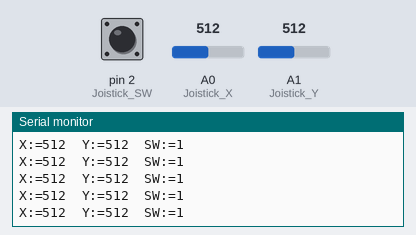
The sketch below on a simulated Arduino Uno, built with avr-gcc and run on an emulated ATmega328P. Parts: the last lines printed to the serial monitor. Inputs (shaded band) come from the test bench; at power-on: A0 (Joistick_X) = 512, A1 (Joistick_Y) = 512, pin 2 (Joistick_SW) HIGH.

Above: at 1.2 s.
1.3 s: A0 (Joistick_X) set to 716
At 1.31 s:
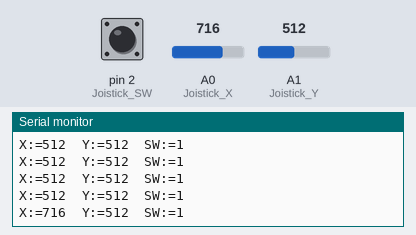
2.8 s: A1 (Joistick_Y) set to 716
At 2.83 s:
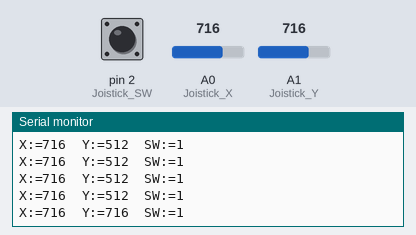
4.3 s: pin 2 (Joistick_SW) pulled LOW for 0.15 s
At 4.34 s:
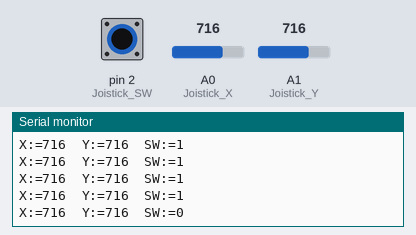
5.9 s: A0 (Joistick_X) set to 1023
At 5.95 s:
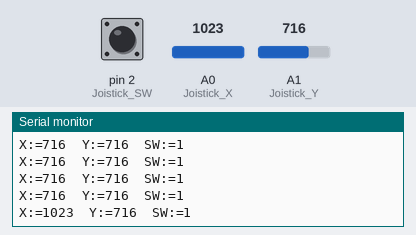
8.9 s: pin 2 (Joistick_SW) pulled LOW for 1 s
At 8.97 s:
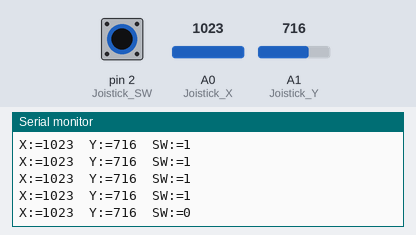
11.4 s: A1 (Joistick_Y) set to 900
At 11.49 s:
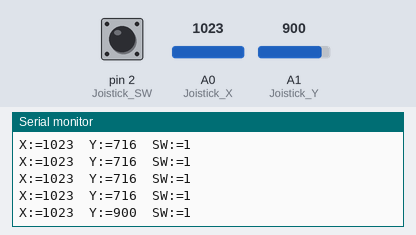
Timing chart, 0 to 13.9 s (numbered marks = the images above; inputs shaded):
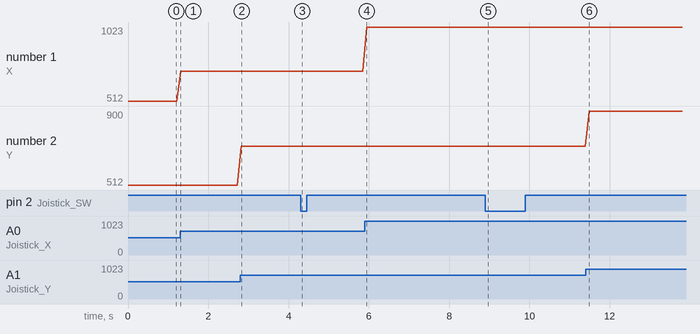

Measured:
- after the input at 1.3 s, the serial monitor: prints a new line at once (image 1)
- after the input at 2.8 s, the serial monitor: prints a new line at once (image 2)
- after the input at 4.3 s, the serial monitor: prints a new line at once (image 3)
- after the input at 5.9 s, the serial monitor: prints a new line at once (image 4)
- after the input at 8.9 s, the serial monitor: prints a new line after 0.07 s (image 5)
- after the input at 11.4 s, the serial monitor: prints a new line after 0.09 s (image 6)
- plotted number 1: 512 → 716 after the input at 1.3 s, 716 → 1023 after the input at 5.9 s
- plotted number 2: 716 → 900 after the input at 11.4 s

The sketch:

joystick.ino
```cpp
#define Joistick_SW 2
#define Joistick_X A0
#define Joistick_Y A1

void setup() {
 pinMode(Joistick_SW, INPUT_PULLUP);
 Serial.begin(9600);
}

void loop() {
  int x=analogRead(Joistick_X);
  int y=analogRead(Joistick_Y);
  int z=digitalRead(Joistick_SW);

   Serial.print("X:=");
   Serial.print(x);

   Serial.print("  Y:=");
   Serial.print(y);

   Serial.print("  SW:=");
   Serial.println(z);

   delay(100);

}
```
